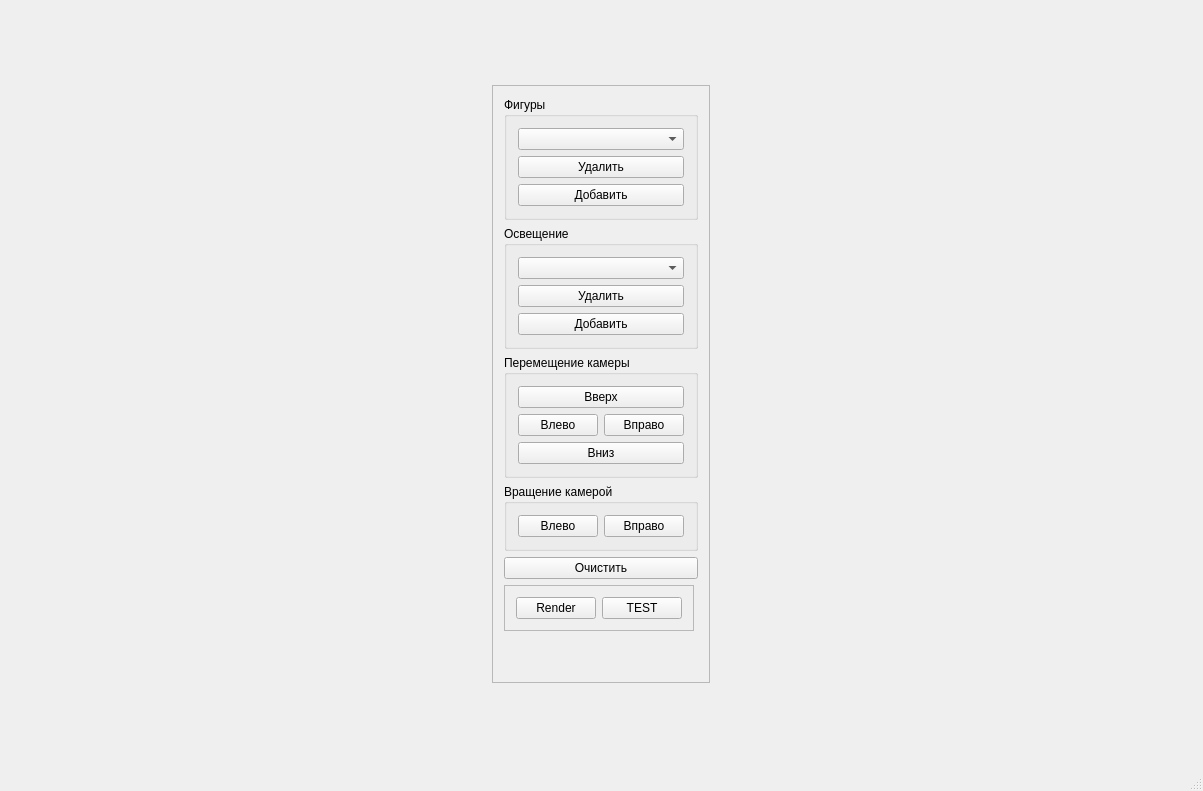
<?xml version="1.0" encoding="UTF-8"?>
<ui version="4.0">
 <class>MainWindow</class>
 <widget class="QMainWindow" name="MainWindow">
  <property name="geometry">
   <rect>
    <x>0</x>
    <y>0</y>
    <width>1203</width>
    <height>791</height>
   </rect>
  </property>
  <property name="sizePolicy">
   <sizepolicy hsizetype="Preferred" vsizetype="Preferred">
    <horstretch>0</horstretch>
    <verstretch>0</verstretch>
   </sizepolicy>
  </property>
  <property name="windowTitle">
   <string>MainWindow</string>
  </property>
  <widget class="QWidget" name="centralWidget">
   <layout class="QHBoxLayout" name="horizontalLayout">
    <item>
     <widget class="QFrame" name="rightFrame">
      <property name="sizePolicy">
       <sizepolicy hsizetype="Maximum" vsizetype="Maximum">
        <horstretch>0</horstretch>
        <verstretch>0</verstretch>
       </sizepolicy>
      </property>
      <property name="frameShape">
       <enum>QFrame::StyledPanel</enum>
      </property>
      <property name="frameShadow">
       <enum>QFrame::Raised</enum>
      </property>
      <layout class="QVBoxLayout" name="verticalLayout_2">
       <item>
        <widget class="QGroupBox" name="figureGroupBox">
         <property name="title">
          <string>Фигуры</string>
         </property>
         <layout class="QVBoxLayout" name="verticalLayout_4">
          <item>
           <widget class="QComboBox" name="figureComboBox"/>
          </item>
          <item>
           <widget class="QPushButton" name="delFigurePushButton">
            <property name="text">
             <string>Удалить</string>
            </property>
           </widget>
          </item>
          <item>
           <widget class="QPushButton" name="addFigurePushButton">
            <property name="text">
             <string>Добавить</string>
            </property>
           </widget>
          </item>
         </layout>
        </widget>
       </item>
       <item>
        <widget class="QGroupBox" name="lightsGroupBox">
         <property name="title">
          <string>Освещение</string>
         </property>
         <layout class="QVBoxLayout" name="verticalLayout_3">
          <item>
           <widget class="QComboBox" name="lightComboBox"/>
          </item>
          <item>
           <widget class="QPushButton" name="dellLightPushButton">
            <property name="text">
             <string>Удалить</string>
            </property>
           </widget>
          </item>
          <item>
           <widget class="QPushButton" name="addLightPushButton">
            <property name="text">
             <string>Добавить</string>
            </property>
           </widget>
          </item>
         </layout>
        </widget>
       </item>
       <item>
        <widget class="QGroupBox" name="cameraMoveGroupBox">
         <property name="title">
          <string>Перемещение камеры</string>
         </property>
         <layout class="QGridLayout" name="gridLayout">
          <item row="1" column="0">
           <widget class="QPushButton" name="leftPushButton">
            <property name="text">
             <string>Влево</string>
            </property>
           </widget>
          </item>
          <item row="1" column="1">
           <widget class="QPushButton" name="rightPushButton">
            <property name="text">
             <string>Вправо</string>
            </property>
           </widget>
          </item>
          <item row="2" column="0" colspan="2">
           <widget class="QPushButton" name="downPushButton">
            <property name="text">
             <string>Вниз</string>
            </property>
           </widget>
          </item>
          <item row="0" column="0" colspan="2">
           <widget class="QPushButton" name="upPushButton">
            <property name="text">
             <string>Вверх</string>
            </property>
           </widget>
          </item>
         </layout>
        </widget>
       </item>
       <item>
        <widget class="QGroupBox" name="cameraRotationGroupBox">
         <property name="title">
          <string>Вращение камерой</string>
         </property>
         <layout class="QHBoxLayout" name="horizontalLayout_2">
          <item>
           <widget class="QPushButton" name="rotationLeftPushButton">
            <property name="text">
             <string>Влево</string>
            </property>
           </widget>
          </item>
          <item>
           <widget class="QPushButton" name="rotationRightPushButton">
            <property name="text">
             <string>Вправо</string>
            </property>
           </widget>
          </item>
         </layout>
        </widget>
       </item>
       <item>
        <widget class="QPushButton" name="cleanPushButton">
         <property name="text">
          <string>Очистить</string>
         </property>
        </widget>
       </item>
       <item>
        <widget class="QFrame" name="buttonFrame">
         <property name="sizePolicy">
          <sizepolicy hsizetype="Maximum" vsizetype="Maximum">
           <horstretch>0</horstretch>
           <verstretch>0</verstretch>
          </sizepolicy>
         </property>
         <property name="frameShape">
          <enum>QFrame::StyledPanel</enum>
         </property>
         <property name="frameShadow">
          <enum>QFrame::Raised</enum>
         </property>
         <layout class="QHBoxLayout" name="horizontalLayout_7">
          <item>
           <widget class="QPushButton" name="renderPushButton">
            <property name="text">
             <string>Render</string>
            </property>
           </widget>
          </item>
          <item>
           <widget class="QPushButton" name="loadPushButton">
            <property name="text">
             <string>TEST</string>
            </property>
           </widget>
          </item>
         </layout>
        </widget>
       </item>
       <item>
        <spacer name="verticalSpacer">
         <property name="orientation">
          <enum>Qt::Vertical</enum>
         </property>
         <property name="sizeHint" stdset="0">
          <size>
           <width>20</width>
           <height>40</height>
          </size>
         </property>
        </spacer>
       </item>
      </layout>
     </widget>
    </item>
   </layout>
  </widget>
  <widget class="QMenuBar" name="menuBar">
   <property name="geometry">
    <rect>
     <x>0</x>
     <y>0</y>
     <width>1203</width>
     <height>22</height>
    </rect>
   </property>
  </widget>
  <widget class="QStatusBar" name="statusBar"/>
 </widget>
 <layoutdefault spacing="6" margin="11"/>
 <resources/>
 <connections/>
 <slots>
  <slot>slot1()</slot>
 </slots>
</ui>
